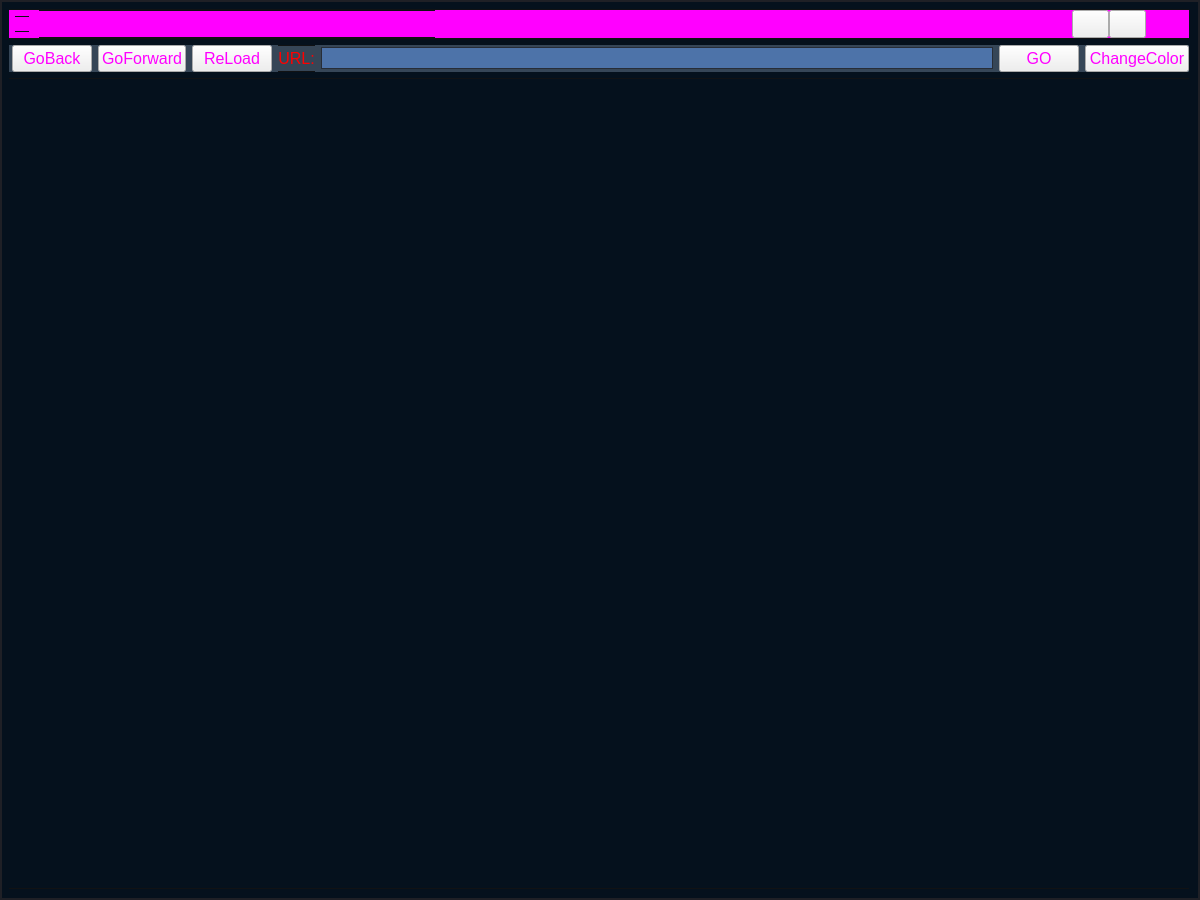
<?xml version="1.0" encoding="UTF-8"?>
<ui version="4.0">
 <class>QWebViewClass</class>
 <widget class="QMainWindow" name="QWebViewClass">
  <property name="geometry">
   <rect>
    <x>0</x>
    <y>0</y>
    <width>1200</width>
    <height>900</height>
   </rect>
  </property>
  <property name="windowTitle">
   <string>QWebView</string>
  </property>
  <property name="styleSheet">
   <string notr="true">/* MainWindow */

QWidget#main_wid{
	border:2px solid #1F2026;
	border-radius:0px;
	background: #05111d;
}



QPalette{background:#05111d;}*{outline:0px;color:#1a1a1a;}

*{
font-size:12px;
font-family:&quot;微软雅黑&quot;;
color:#1a1a1a;
}


QLabel{
font-size:16px;
font-family:&quot;微软雅黑&quot;;
color:#FF0000;
}


QLabel#lab_logo{
image: url(:/QWebView/Resources/logo_64_b.png);
}

QLabel#lab_main_title{
font-size:16px;
font-family:&quot;微软雅黑&quot;;
color:#FF00FF;
}

QPushButton{
font-size:16px;
font-family:&quot;微软雅黑&quot;;
color:#FF00FF;
}



QFrame#frame_title{
	background: #FF00FF;

}

QFrame{
border-top: 1px solid #111214;

}

QFrame{
border-top: 1px solid #111214;
border-bottom: 1px solid #111214;
}

QLineEdit{
font-size:12px;
font-family:&quot;微软雅黑&quot;;
border: 1px solid #272D37;
background:#4d73a9;
padding:2px;
selection-background-color:#00BB9E;
selection-color:#FFFFFF;
}

QLineEdit:focus,QLineEdit:hover{
border:1px solid #C0DCF2;


}


QPushButton#btn_close{
image: url(:/QWebView/Resources/btn_close_n.png);
border:outset;
}

QPushButton#btn_close:hover{
image: url(:/QWebView/Resources/btn_close_h.png);
border:outset;
}

QPushButton#btn_close:pressed{
image: url(:/QWebView/Resources/btn_close_s.png);
border:outset;
}


QTabWidget#Container{
	background: #0d2e53;
}
QTabWidget::pane{
	border:none;
}
QTabWidget::tab-bar{
  alignment:left;
}

QTabBar::tab{
	background:#0d2e53;
	color: #D7E2E9;
	min-width:60px;
	min-height:30px;
}

QTabBar::tab:selected,QTabBar::tab:hover{
	border: 1px solid #00BAFF;
	background:#0d2e53;
	color:#FFFFFF;
}



QTabBar::tab:top{
padding:3px 8px 3px 8px;
}

QTabBar::tab:top:selected,QTabBar::tab:top:hover{
border-width:2px 1px 0px 0px;
}

#nativeContainer {
	background:#364657;

}

#cefContainer {
	background: #0a396c;

}


#localContainer {
	background: #10386b;

}


</string>
  </property>
  <widget class="QWidget" name="main_wid">
   <layout class="QVBoxLayout" name="verticalLayout">
    <property name="leftMargin">
     <number>9</number>
    </property>
    <property name="topMargin">
     <number>9</number>
    </property>
    <item>
     <widget class="QFrame" name="frame_title">
      <property name="sizePolicy">
       <sizepolicy hsizetype="Preferred" vsizetype="Fixed">
        <horstretch>0</horstretch>
        <verstretch>0</verstretch>
       </sizepolicy>
      </property>
      <property name="minimumSize">
       <size>
        <width>0</width>
        <height>30</height>
       </size>
      </property>
      <layout class="QHBoxLayout" name="frame_title_layout_2">
       <property name="spacing">
        <number>0</number>
       </property>
       <property name="leftMargin">
        <number>6</number>
       </property>
       <property name="topMargin">
        <number>0</number>
       </property>
       <property name="rightMargin">
        <number>6</number>
       </property>
       <property name="bottomMargin">
        <number>0</number>
       </property>
       <item>
        <widget class="QLabel" name="lab_logo">
         <property name="minimumSize">
          <size>
           <width>14</width>
           <height>16</height>
          </size>
         </property>
         <property name="maximumSize">
          <size>
           <width>14</width>
           <height>16</height>
          </size>
         </property>
         <property name="text">
          <string/>
         </property>
        </widget>
       </item>
       <item>
        <spacer name="hzs_t_left">
         <property name="orientation">
          <enum>Qt::Horizontal</enum>
         </property>
         <property name="sizeType">
          <enum>QSizePolicy::Fixed</enum>
         </property>
         <property name="sizeHint" stdset="0">
          <size>
           <width>10</width>
           <height>20</height>
          </size>
         </property>
        </spacer>
       </item>
       <item>
        <widget class="QLabel" name="lab_main_title">
         <property name="sizePolicy">
          <sizepolicy hsizetype="Expanding" vsizetype="Preferred">
           <horstretch>0</horstretch>
           <verstretch>0</verstretch>
          </sizepolicy>
         </property>
         <property name="styleSheet">
          <string notr="true"/>
         </property>
         <property name="text">
          <string>自定义浏览器</string>
         </property>
        </widget>
       </item>
       <item>
        <spacer name="hzs_t_mid">
         <property name="orientation">
          <enum>Qt::Horizontal</enum>
         </property>
         <property name="sizeType">
          <enum>QSizePolicy::Expanding</enum>
         </property>
         <property name="sizeHint" stdset="0">
          <size>
           <width>637</width>
           <height>20</height>
          </size>
         </property>
        </spacer>
       </item>
       <item>
        <widget class="QPushButton" name="btn_min">
         <property name="minimumSize">
          <size>
           <width>37</width>
           <height>28</height>
          </size>
         </property>
         <property name="maximumSize">
          <size>
           <width>37</width>
           <height>28</height>
          </size>
         </property>
         <property name="focusPolicy">
          <enum>Qt::ClickFocus</enum>
         </property>
         <property name="styleSheet">
          <string notr="true"/>
         </property>
         <property name="text">
          <string/>
         </property>
        </widget>
       </item>
       <item>
        <widget class="QPushButton" name="btn_max">
         <property name="minimumSize">
          <size>
           <width>37</width>
           <height>28</height>
          </size>
         </property>
         <property name="maximumSize">
          <size>
           <width>37</width>
           <height>28</height>
          </size>
         </property>
         <property name="focusPolicy">
          <enum>Qt::ClickFocus</enum>
         </property>
         <property name="styleSheet">
          <string notr="true"/>
         </property>
         <property name="text">
          <string/>
         </property>
        </widget>
       </item>
       <item>
        <widget class="QPushButton" name="btn_close">
         <property name="minimumSize">
          <size>
           <width>37</width>
           <height>28</height>
          </size>
         </property>
         <property name="maximumSize">
          <size>
           <width>37</width>
           <height>28</height>
          </size>
         </property>
         <property name="focusPolicy">
          <enum>Qt::ClickFocus</enum>
         </property>
         <property name="styleSheet">
          <string notr="true"/>
         </property>
         <property name="text">
          <string/>
         </property>
        </widget>
       </item>
      </layout>
     </widget>
    </item>
    <item>
     <widget class="QWidget" name="nativeContainer" native="true">
      <property name="sizePolicy">
       <sizepolicy hsizetype="Expanding" vsizetype="Preferred">
        <horstretch>0</horstretch>
        <verstretch>0</verstretch>
       </sizepolicy>
      </property>
      <property name="styleSheet">
       <string notr="true"/>
      </property>
      <layout class="QHBoxLayout" name="horizontalLayout">
       <property name="spacing">
        <number>6</number>
       </property>
       <property name="leftMargin">
        <number>3</number>
       </property>
       <property name="topMargin">
        <number>0</number>
       </property>
       <property name="rightMargin">
        <number>0</number>
       </property>
       <property name="bottomMargin">
        <number>0</number>
       </property>
       <item>
        <widget class="QPushButton" name="btn_go_back">
         <property name="text">
          <string>GoBack</string>
         </property>
        </widget>
       </item>
       <item>
        <widget class="QPushButton" name="btn_go_forward">
         <property name="text">
          <string>GoForward</string>
         </property>
        </widget>
       </item>
       <item>
        <widget class="QPushButton" name="btn_reload_or_stop">
         <property name="text">
          <string>ReLoad</string>
         </property>
        </widget>
       </item>
       <item>
        <widget class="QLabel" name="lab_uri">
         <property name="styleSheet">
          <string notr="true">#label{
	font: 12pt &quot;MS Shell Dlg 2&quot;;
}</string>
         </property>
         <property name="text">
          <string>URL:</string>
         </property>
         <property name="alignment">
          <set>Qt::AlignCenter</set>
         </property>
        </widget>
       </item>
       <item>
        <widget class="QLineEdit" name="e_url"/>
       </item>
       <item>
        <widget class="QPushButton" name="btn_go">
         <property name="text">
          <string>GO</string>
         </property>
        </widget>
       </item>
       <item>
        <widget class="QPushButton" name="btn_changeColor">
         <property name="text">
          <string>ChangeColor</string>
         </property>
        </widget>
       </item>
      </layout>
     </widget>
    </item>
    <item>
     <widget class="QFrame" name="Container">
      <property name="sizePolicy">
       <sizepolicy hsizetype="Preferred" vsizetype="Expanding">
        <horstretch>0</horstretch>
        <verstretch>0</verstretch>
       </sizepolicy>
      </property>
      <property name="frameShape">
       <enum>QFrame::StyledPanel</enum>
      </property>
      <property name="frameShadow">
       <enum>QFrame::Raised</enum>
      </property>
      <layout class="QVBoxLayout" name="vl_container">
       <property name="spacing">
        <number>0</number>
       </property>
       <property name="leftMargin">
        <number>20</number>
       </property>
       <property name="topMargin">
        <number>20</number>
       </property>
       <property name="rightMargin">
        <number>20</number>
       </property>
       <property name="bottomMargin">
        <number>20</number>
       </property>
      </layout>
     </widget>
    </item>
   </layout>
  </widget>
 </widget>
 <layoutdefault spacing="6" margin="11"/>
 <resources>
  <include location="qwebview.qrc"/>
 </resources>
 <connections/>
</ui>
